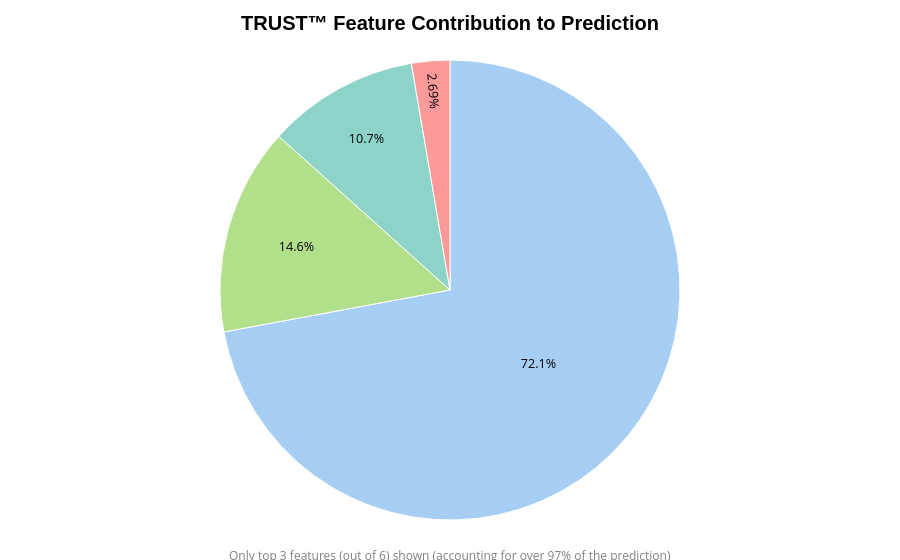

The notebook cell this image was saved under:
### Markdown cell above
**Insight:** Smoking is by far the most important factor, followed by BMI and age. All other features are negligible.

## Explaining an Individual Prediction 🔍

Next, let’s zoom in on a **single prediction** to see how **TRUST™** explains its decisions.  
This capability — **unique to trust-free** — is critical in domains like healthcare and finance, where every model decision must be *transparent* and *justifiable*.  

Consider the **3rd test observation**:  

- **27-year-old woman** 👩 
- **Smoker** 🚬  
- **Obese** (BMI > 30) ⚖️  
- **No children** ❌👧👶

**trust-free** predicts an **astronomical health insurance charge of \$37,990.63**.  
At first glance, this seems surprising: *she’s young and has no dependents — shouldn’t her expected cost be lower?*  

Let’s break down exactly **why trust-free assigns such a high charge**.

### Code cell
model.explain(X_test.iloc[2,:], pred=y_pred_trust[2], actual=y_test.values[2], filename="Insurance")

### Figure 1 — Plotly figure (JSON) as saved in the notebook; plotly's stock layout.template omitted (floating-point values rounded to 4 significant figures)
{"data": [{"customdata": [24670.0, 4983.0, -3652.0, 919.7], "direction": "clockwise", "hovertemplate": "<b>%{label}</b><br>Contribution: %{customdata:.2f}<extra></extra>", "insidetextfont": {"color": "black", "size": 12.6}, "labels": ["smoker (yes)", "bmi (31.4)", "age (27)", "Other (3) ()"], "marker": {"colors": ["#a6cef3", "#b2df8a", "#8dd3c7", "#fb9a99"], "line": {"color": "white", "width": 1}}, "name": "Profile", "showlegend": false, "textfont": {"size": 14}, "textinfo": "percent", "textposition": "inside", "type": "pie", "values": [0.7208, 0.1456, 0.1067, 0.02687]}], "layout": {"annotations": [{"font": {"color": "gray", "size": 12}, "showarrow": false, "text": "Only top 3 features (out of 6) shown (accounting for over 97% of the prediction)", "x": 0.5, "xref": "paper", "y": -0.1, "yref": "paper"}], "margin": {"b": 40, "l": 20, "r": 20, "t": 60}, "showlegend": false, "title": {"font": {"color": "black", "family": "Arial", "size": 20, "weight": "bold"}, "text": "TRUST™ Feature Contribution to Prediction", "x": 0.5, "xanchor": "center"}}}
